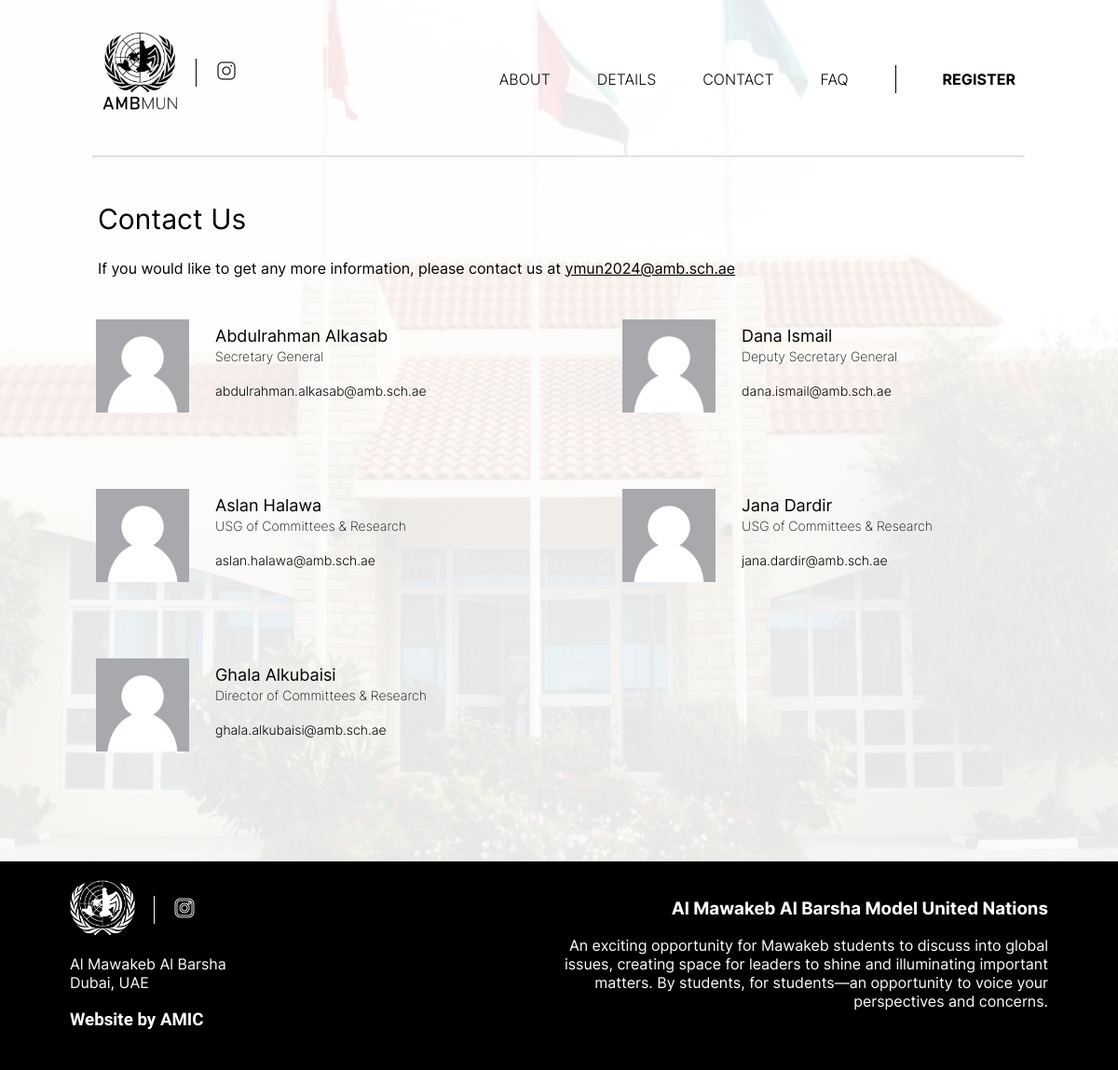
Page /Contact/ on the committed database.
### website/models.py (models this page shows)
class Board(models.Model):
    class Club(models.TextChoices):
        AMIC = 'AMIC'
        AMRC = 'AMRC'
        MUN = 'Executive Board'
        NONE = 'None'
    id = models.AutoField(primary_key=True)
    name = models.CharField(max_length=40)
    email = models.EmailField(max_length=254, null=True, blank=True, default="@amb.sch.ae")
    number = models.CharField(max_length=15, blank=True, null=True, default="05")
    role = models.CharField(max_length=40)
    about = models.TextField()
    club = models.CharField(max_length=20, choices=Club.choices, default=Club.NONE)
    photo = models.ImageField(upload_to='board_photos/')

### website/views.py (the view)
# urls.py: path("Contact/", views.Contact, name="contact"),
def Contact(request):
    board_members = Board.objects.filter(club=Board.Club.MUN)
    return render(request, "contact.html", {'board_members': board_members})

### templates/contact.html (shortened to what this page needs)
{% extends 'base.html' %}
{% load static %}
{% block content %}
<div class="root" style="padding-top: 172px; background-image: url('{% static '../media/images/Background.png' %}'); background-repeat: no-repeat; background-size: cover; background-position: center bottom;">
    <div class="subroot" style="padding: 20px; padding-bottom: 100px;">
        <h2 class="header">Contact Us</h2>
        <p style="margin-left: 85px;">If you would like to get any more information, please contact us at <a
                href="mailto:ambmun@amb.sch.ae" style="text-decoration: underline; text-transform: lowercase;">ymun2024@amb.sch.ae</a>
        </p>
        <div class="contact-container" style="margin-left: 80px;">
            {% for board_member in board_members %}
            <table>
            <tr>
                <td style="padding-right: 0px;">
                    <img src="{{ board_member.photo.url }}" style="width: 100px; height: 100px; margin-right: 25px;">
                </td>
                <td style="text-align: left; margin-left: -25px;">
                    <p style="font-family: inter; font-weight: 400; font-size: 18px;">{{ board_member.name }}<br>
                        <span
                            style="font-family: inter; font-weight: 200; font-size: 14px;">{{ board_member.role }}</span>
                    </p>
                        <a href="mailto:{{ board_member.email }}"
                            style="font-family: inter; font-weight: 300; font-size: 14px; text-transform: lowercase;">{{ board_member.email }}</a>
                </td>
            </tr>
        </table>
            {% endfor %}
    </div>
    </div>
</div>
{% endblock %}

### static/CSS/common.css (style rules this page uses)
body { font-family: inter; margin: 0px; }
a { color: black; text-transform: uppercase; text-decoration: none; display: inline-block; padding-bottom: 15px; position: relative; }
a:after { background: none repeat scroll 0 0 transparent; bottom: 0; content: ""; display: block; height: 2px; left: 50%; position: absolute; background: #35599b; transition: width 0.3s ease 0s, left 0.3s ease 0s; width: 0; }
.header { font-family: inter; font-weight: 400; font-size: 30px; margin-left: 85px; }
img { object-fit: cover; object-position: center center; }

### static/CSS/style.css (style rules this page uses)
body { font-family: inter; margin: 0px; }
.root { width: 100%; height: 100%; padding-top: 160px; }
.subroot { background-color: rgba(255,255,255,0.9); }
td { text-align: center; padding-right: 30px; font-family: inter; font-size: 15px; font-weight: 300; }
p, h1, h2, h3, h4, h5, h6, div, span { font-family: inter; }
.contact-container { display: grid; grid-gap: 50px; grid-template-columns: repeat(auto-fit, minmax(350px, 1fr)); justify-items: start; margin-left: 85px; }

### rows in the picture
Board: photo (placeholder picture), name "Abdulrahman Alkasab", role "Secretary General", email "abdulrahman.alkasab@amb.sch.ae"
Board: photo (placeholder picture), name "Dana Ismail", role "Deputy Secretary General", email "dana.ismail@amb.sch.ae"
Board: photo (placeholder picture), name "Aslan Halawa", role "USG of Committees & Research", email "aslan.halawa@amb.sch.ae"
Board: photo (placeholder picture), name "Jana Dardir", role "USG of Committees & Research", email "jana.dardir@amb.sch.ae"
Board: photo (placeholder picture), name "Ghala Alkubaisi", role "Director of Committees & Research", email "ghala.alkubaisi@amb.sch.ae"
